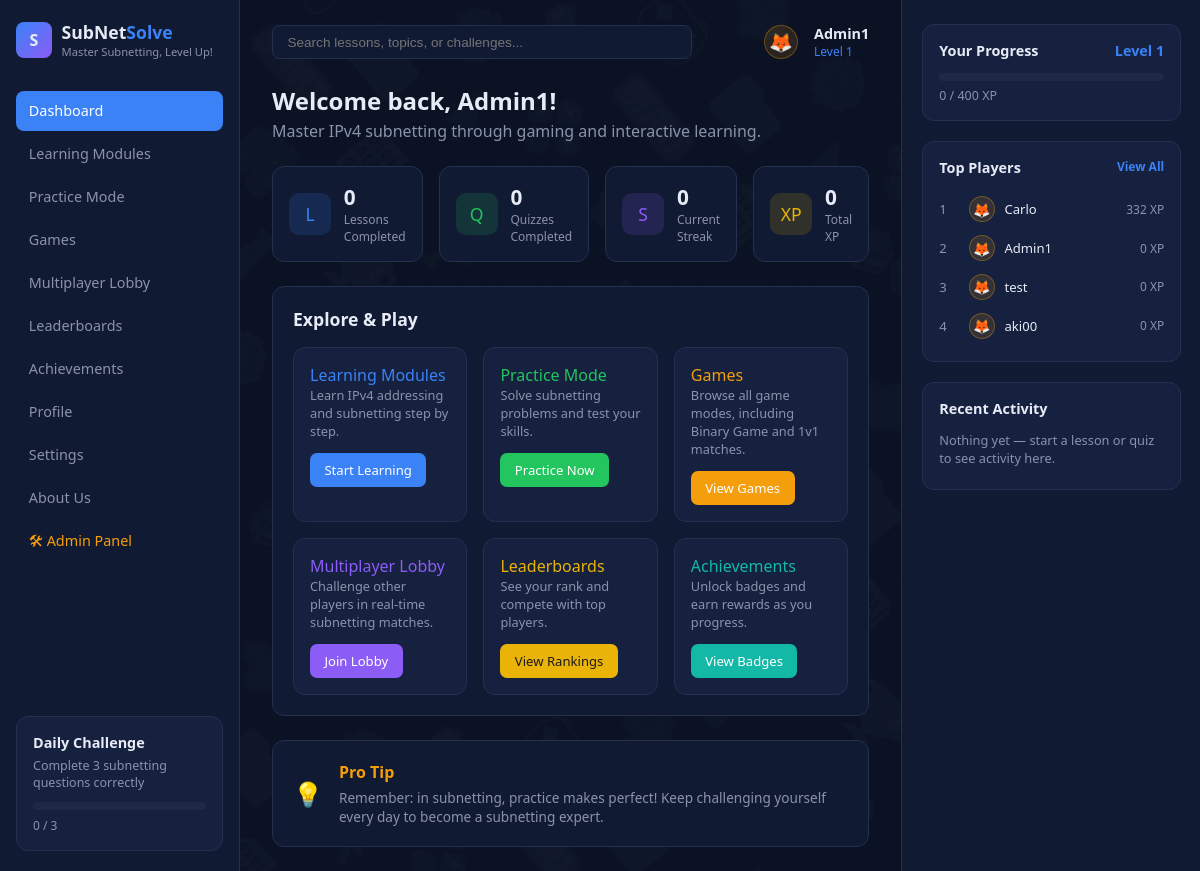
/dashboard.php (signed in), run on the app's committed database.
### tables this page shows
CREATE TABLE `users` (
  `id` int(11) NOT NULL,
  `username` varchar(50) NOT NULL,
  `email` varchar(100) NOT NULL,
  `password` varchar(255) NOT NULL,
  `avatar` varchar(30) NOT NULL DEFAULT 'fox',
  `is_admin` tinyint(1) NOT NULL DEFAULT 0,
  `created_at` datetime NOT NULL
);

CREATE TABLE `user_progress` (
  `user_id` int(11) NOT NULL,
  `level` int(11) NOT NULL DEFAULT 1,
  `career_xp` int(11) NOT NULL DEFAULT 0,
  `total_xp` int(11) NOT NULL DEFAULT 0,
  `xp_to_next_level` int(11) NOT NULL DEFAULT 500,
  `lessons_completed` int(11) NOT NULL DEFAULT 0,
  `quizzes_completed` int(11) NOT NULL DEFAULT 0,
  `total_correct` int(11) NOT NULL DEFAULT 0,
  `total_wrong` int(11) NOT NULL DEFAULT 0,
  `current_streak` int(11) NOT NULL DEFAULT 0,
  `last_activity_date` date DEFAULT NULL
);

### dashboard.php (the view, shortened to what this page needs)
<?php
require "config.php";
require "includes/avatars.php";
$username = $_SESSION["username"];
$userId   = $_SESSION["user_id"];
$userCheck = mysqli_prepare($conn, "SELECT id, avatar FROM users WHERE id = ?");
mysqli_stmt_bind_param($userCheck, "i", $userId);
mysqli_stmt_execute($userCheck);
$userRow = mysqli_stmt_get_result($userCheck)->fetch_assoc();
$myAvatar = $userRow["avatar"];
$stmt = mysqli_prepare($conn, "SELECT * FROM user_progress WHERE user_id = ?");
mysqli_stmt_bind_param($stmt, "i", $userId);
mysqli_stmt_execute($stmt);
$progress = mysqli_stmt_get_result($stmt)->fetch_assoc();
$level        = $progress["level"];
$careerXP     = $progress["career_xp"];
$totalXP      = $progress["total_xp"];
$xpToNextLvl  = $progress["xp_to_next_level"];
$lessonsDone  = $progress["lessons_completed"];
$quizzesDone  = $progress["quizzes_completed"];
$streak       = $progress["current_streak"];
$topPlayers = [];
$topResult = mysqli_query($conn, "SELECT u.username, u.avatar, up.career_xp
    FROM user_progress up JOIN users u ON u.id = up.user_id
    ORDER BY up.career_xp DESC LIMIT 4");
while ($row = mysqli_fetch_assoc($topResult)) {
    $topPlayers[] = ["name" => $row["username"], "avatar" => $row["avatar"], "xp" => $row["career_xp"]];
}
$recentActivity = [];
$xpPercent = $xpToNextLvl > 0 ? round(($totalXP / $xpToNextLvl) * 100) : 0;
?>
<!DOCTYPE html>
<html lang="en">
<head>
    <link rel="stylesheet" href="dash.css">
    <link rel="stylesheet" href="game.css">
</head>
<body>
<div class="layout">
    <aside class="sidebar">
        <div class="brand">
            <div class="logo">S</div>
            <div>
                <h1>SubNet<span>Solve</span></h1>
                <p>Master Subnetting, Level Up!</p>
            </div>
        </div>
        <a href="dashboard.php" class="nav-link active">Dashboard</a>
        <a href="learning_modules.php" class="nav-link">Learning Modules</a>
        <a href="practice.php" class="nav-link">Practice Mode</a>
        <a href="games.php" class="nav-link">Games</a>
        <a href="lobby.php" class="nav-link">Multiplayer Lobby</a>
        <a href="leaderboards.php" class="nav-link">Leaderboards</a>
        <a href="achievements.php" class="nav-link">Achievements</a>
        <a href="profile.php" class="nav-link">Profile</a>
        <a href="settings.php" class="nav-link">Settings</a>
        <a href="about.php" class="nav-link">About Us</a>
        <?php if (!empty($_SESSION["is_admin"])): ?>
            <a href="admin/dashboard.php" class="nav-link" style="color:var(--orange);">🛠 Admin Panel</a>
        <?php endif; ?>
        <div class="daily-challenge">
            <h4>Daily Challenge</h4>
            <p>Complete 3 subnetting questions correctly</p>
            <div class="progress-bar"><div style="width:0%"></div></div>
            <div style="font-size:0.75rem; color:var(--text-dim);">0 / 3</div>
        </div>
    </aside>
    <main class="main">
        <div class="topbar">
            <div class="search-wrapper">
                <input class="search" id="dashSearch" placeholder="Search lessons, topics, or challenges..." autocomplete="off">
            </div>
            <div class="topbar-right">
                <?= render_avatar($myAvatar, 34) ?>
                <div>
                    <div style="font-weight:bold; font-size:0.9rem;"><?= htmlspecialchars($username) ?></div>
                    <div style="font-size:0.75rem; color:var(--blue);">Level <?= $level ?></div>
                </div>
            </div>
        </div>
        <div class="welcome">
            <h2>Welcome back, <?= htmlspecialchars($username) ?>!</h2>
            <p>Master IPv4 subnetting through gaming and interactive learning.</p>
        </div>
        <div class="stats-grid">
            <div class="stat-card">
                <div class="stat-icon" style="background:rgba(59,130,246,0.15); color:var(--blue);">L</div>
                <div>
                    <div class="value"><?= $lessonsDone ?></div>
                    <div class="label">Lessons Completed</div>
                </div>
            </div>
            <div class="stat-card">
                <div class="stat-icon" style="background:rgba(34,197,94,0.15); color:var(--green);">Q</div>
                <div>
                    <div class="value"><?= $quizzesDone ?></div>
                    <div class="label">Quizzes Completed</div>
                </div>
            </div>
            <div class="stat-card">
                <div class="stat-icon" style="background:rgba(139,92,246,0.15); color:var(--purple);">S</div>
                <div>
                    <div class="value"><?= $streak ?></div>
                    <div class="label">Current Streak</div>
                </div>
            </div>
            <div class="stat-card">
                <div class="stat-icon" style="background:rgba(234,179,8,0.15); color:var(--gold);">XP</div>
                <div>
                    <div class="value"><?= number_format($careerXP) ?></div>
                    <div class="label">Total XP</div>
                </div>
            </div>
        </div>
        <div class="explore-panel">
            <h3 class="section-title">Explore &amp; Play</h3>
            <div class="explore-grid">
                <div class="explore-card">
                    <div style="color:var(--blue);">Learning Modules</div>
                    <p>Learn IPv4 addressing and subnetting step by step.</p>
                    <a href="learning_modules.php" style="background:var(--blue);">Start Learning</a>
                </div>
                <div class="explore-card">
                    <div style="color:var(--green);">Practice Mode</div>
                    <p>Solve subnetting problems and test your skills.</p>
                    <a href="practice.php" style="background:var(--green);">Practice Now</a>
                </div>
                <div class="explore-card">
                    <div style="color:var(--orange);">Games</div>
                    <p>Browse all game modes, including Binary Game and 1v1 matches.</p>
                    <a href="games.php" style="background:var(--orange);">View Games</a>
                </div>
                <div class="explore-card">
                    <div style="color:var(--purple);">Multiplayer Lobby</div>
                    <p>Challenge other players in real-time subnetting matches.</p>
                    <a href="lobby.php" style="background:var(--purple);">Join Lobby</a>
                </div>
                <div class="explore-card">
                    <div style="color:var(--gold);">Leaderboards</div>
                    <p>See your rank and compete with top players.</p>
                    <a href="leaderboards.php" style="background:var(--gold); color:#1a1a1a;">View Rankings</a>
                </div>
                <div class="explore-card">
                    <div style="color:var(--teal);">Achievements</div>
                    <p>Unlock badges and earn rewards as you progress.</p>
                    <a href="achievements.php" style="background:var(--teal);">View Badges</a>
                </div>
            </div>
        </div>
        <div class="pro-tip">
            <div style="font-size:1.5rem;">💡</div>
            <div>
                <h4>Pro Tip</h4>
                <p>Remember: in subnetting, practice makes perfect! Keep challenging yourself every day to become a subnetting expert.</p>
            </div>
        </div>
    </main>
    <aside class="right-col">
        <div class="panel-box">
            <h4>Your Progress <span style="color:var(--blue);">Level <?= $level ?></span></h4>
            <div class="progress-bar"><div style="width:<?= $xpPercent ?>%; background:var(--blue);"></div></div>
            <div style="font-size:0.78rem; color:var(--text-dim);"><?= number_format($totalXP) ?> / <?= number_format($xpToNextLvl) ?> XP</div>
        </div>
        <div class="panel-box">
            <h4>Top Players <a href="#" style="font-size:0.75rem; color:var(--blue); text-decoration:none;">View All</a></h4>
            <?php if (empty($topPlayers)): ?>
                <p style="font-size:0.8rem; color:var(--text-dim); margin:0.4rem 0;">No leaderboard data yet — be the first to score!</p>
            <?php else: ?>
                <?php foreach ($topPlayers as $i => $p): ?>
                    <div class="player-row">
                        <span class="rank"><?= $i + 1 ?></span>
                        <?= render_avatar($p["avatar"], 26) ?>
                        <span><?= htmlspecialchars($p["name"]) ?></span>
                        <span class="xp"><?= number_format($p["xp"]) ?> XP</span>
                    </div>
                <?php endforeach; ?>
            <?php endif; ?>
        </div>
        <div class="panel-box">
            <h4>Recent Activity</h4>
            <?php if (empty($recentActivity)): ?>
                <p style="font-size:0.8rem; color:var(--text-dim); margin:0.4rem 0;">Nothing yet — start a lesson or quiz to see activity here.</p>
            <?php endif; ?>
        </div>
    </aside>
</div>
</body>
</html>

### includes/avatars.php
<?php
function get_avatar_presets() {
    return [
        ["id" => "fox",     "emoji" => "🦊", "color" => "#f59e0b"],
        ["id" => "owl",     "emoji" => "🦉", "color" => "#8b5cf6"],
        ["id" => "wolf",    "emoji" => "🐺", "color" => "#3b82f6"],
        ["id" => "panda",   "emoji" => "🐼", "color" => "#22c55e"],
        ["id" => "lion",    "emoji" => "🦁", "color" => "#eab308"],
        ["id" => "octopus", "emoji" => "🐙", "color" => "#14b8a6"],
        ["id" => "dragon",  "emoji" => "🐉", "color" => "#ef4444"],
        ["id" => "robot",   "emoji" => "🤖", "color" => "#ec4899"],
    ];
}
function get_avatar_by_id($avatarId) {
    foreach (get_avatar_presets() as $a) {
        if ($a["id"] === $avatarId) return $a;
    }
    return ["id" => "fox", "emoji" => "🦊", "color" => "#f59e0b"];
}
function render_avatar($avatarId, $size = 34) {
    $a = get_avatar_by_id($avatarId);
    $fontSize = round($size * 0.55);
    return '<div style="width:' . $size . 'px; height:' . $size . 'px; border-radius:50%; background:' . $a["color"] . '22;
        display:flex; align-items:center; justify-content:center; font-size:' . $fontSize . 'px; flex-shrink:0;
        border:1px solid ' . $a["color"] . '55;">' . $a["emoji"] . '</div>';
}

### animations.css (style rules this page uses)
body { animation: pageFadeIn 0.4s ease-out; }
.game-card, .showdown-card, .explore-panel, .admin-panel, .profile-hero, .auth-card { animation: riseIn 0.5s cubic-bezier(0.22, 1, 0.36, 1) both; }
.game-tile, .explore-card, .stat-card, .admin-stat-card, .difficulty-card, .badge-tile { animation: riseIn 0.5s cubic-bezier(0.22, 1, 0.36, 1) both; }
.games-grid > :nth-child(1), .stat-grid-4 > :nth-child(1), .stats-grid > :nth-child(1), .admin-stats-row > :nth-child(1), .difficulty-grid > :nth-child(1), .badge-grid > :nth-child(1) { animation-delay: 0.02s; }
.games-grid > :nth-child(2), .stat-grid-4 > :nth-child(2), .stats-grid > :nth-child(2), .admin-stats-row > :nth-child(2), .difficulty-grid > :nth-child(2), .badge-grid > :nth-child(2) { animation-delay: 0.08s; }
.games-grid > :nth-child(3), .stat-grid-4 > :nth-child(3), .stats-grid > :nth-child(3), .admin-stats-row > :nth-child(3), .difficulty-grid > :nth-child(3), .badge-grid > :nth-child(3) { animation-delay: 0.14s; }
.games-grid > :nth-child(4), .stat-grid-4 > :nth-child(4), .stats-grid > :nth-child(4), .admin-stats-row > :nth-child(4), .badge-grid > :nth-child(4) { animation-delay: 0.20s; }
.btn, .auth-submit, .mode-pill, .type-pill, .tab-btn, .nav-link, .admin-nav-link { transition: transform 0.22s cubic-bezier(0.34, 1.56, 0.64, 1), background-color 0.2s ease, border-color 0.2s ease, box-shadow 0.25s ease, color 0.2s ease; }
.game-tile, .difficulty-card, .explore-card, .stat-card, .admin-stat-card, .badge-tile, .panel-box, .leaderboard-row, .live-lb-row, .mcq-option, .report-tile { transition: transform 0.25s cubic-bezier(0.34, 1.56, 0.64, 1), box-shadow 0.25s ease, border-color 0.2s ease, background-color 0.15s ease; }
a { transition: color 0.15s ease, opacity 0.15s ease; }

### data on the page
users: avatar "🦊"
user_progress: level "1", lessons_completed "0", quizzes_completed "0", current_streak "0", career_xp "0", total_xp "0", xp_to_next_level "400", user_id.avatar "🦊", user_id.username "Admin1"
user_progress: user_id.avatar "🦊", user_id.username "Carlo", career_xp "332"
user_progress: user_id.avatar "🦊", user_id.username "test", career_xp "0"
user_progress: user_id.avatar "🦊", user_id.username "aki00", career_xp "0"

### other printed values
$username "Admin1"
